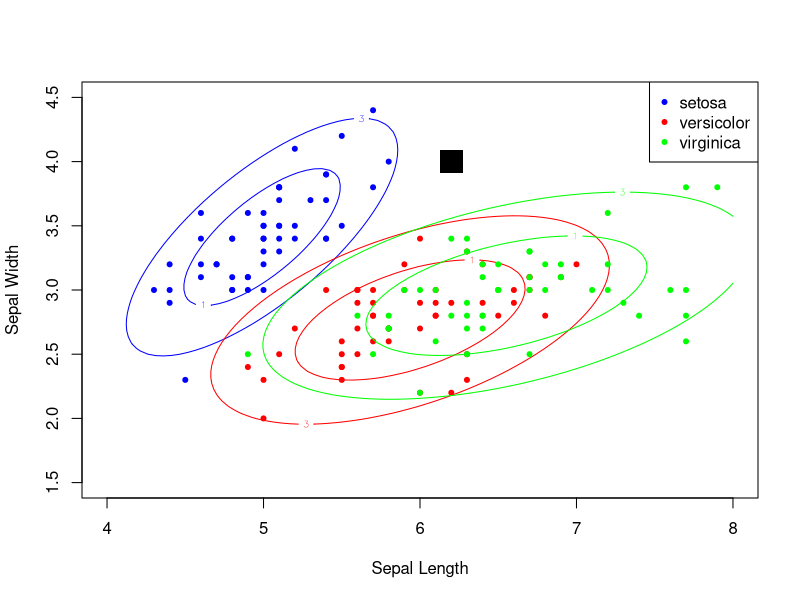

The R source for this figure: (Note: this script raises an error after producing the figure.)
# Import Libraries
library(MASS)
library(magrittr)
library(mvtnorm)
set.seed(675)


# Create plot background
plot(NULL, pch=20, xlab='Sepal Length', ylab='Sepal Width', xlim=c(4,8), ylim=c(1.5,4.5))

species <- c("setosa", "versicolor", "virginica")
species_col <- c("blue", "red", "green")
names(species_col) <- species
legend("topright", species, pch=20, col=species_col)

ellipse <- function(s,t) {
    u <- c(s,t) - center
    u %*% sigma.inv %*% u / 2
}


##################### SINGLE TEST POINT ANALYSIS #####################
x0 <- c(6.2, 4)       # Test selection point
f0 <- rep(NA, 3)      # Function likelihood
names(f0) <- species

# Plot the projected points
for (i in species) {
    X <- iris[iris$Species == i, c("Sepal.Length", "Sepal.Width")]
    S <- cov(X)                # covariance of input columns above
    mu <- apply(X, 2, mean)    # mean of input columns above
    p <- rmvnorm(1000, mean=mu, sigma=S)   # multivariate simulation or random points using real data mean and vov
    center <- apply(p, 2, mean)            # center of simulated points
    sigma <- cov(p)                        # covariance simulated points
    sigma.inv <- solve(sigma, matrix(c(1,0,0,1), 2, 2)) # sigma inverse

    f0[i] <- dmvnorm(x0, mean=mu, sigma=sigma) # density function of multivariate normal for test sel. pt.

    n <- 100
    x <- seq(3, 8, length.out=n)
    y <- seq(1.5, 6, length.out=n)
    z <- mapply(ellipse, as.vector(rep(x,n)), as.vector(outer(rep(0,n), y, `+`)))
    contour(x,y, matrix(z,n,n), levels=c(1,3), col=species_col[i], add=TRUE, lty=1)
    points(X, pch=20, col=species_col[i])
}

# Plot the test central point
points(6.2,4, pch=15, col='black', cex=3)
prior.prob <- rep(1/3,3)           # Assign equal probabilities for each class
names(prior.prob) <- species       # Add column names for each class
Bayes.prob <- f0 * prior.prob / sum(f0 * prior.prob) # Compute Bayes prob
Bayes.prob <- round(Bayes.prob, 3)                   # Round off Bayes prob per class
# The point belongs to the class with the highest probability




##################### Evaluation Data #####################
Iris <- data.frame(rbind(iris3[,,1], iris3[,,2], iris3[,,3]), 
                   Sp = rep(c("setosa", "versicolor", "virginica"), rep(50,3)))
# Train-test- split
train <- sort(sample(1:150, 100, replace= FALSE))
# test <- Iris[-train, ]
test <- setdiff(1:150, train)
table(Iris$Sp[train])
###############################################################


##################### Function to replicate LDA for multiple points #####################
# LDA <- function(n_components) {
#   model <- list(
#     n_components = n_components,
#     linear_discriminants = NULL
#   )
#   return(model)
# }

# lda_fit <- function(model, X, y) {
#   n_features <- ncol(X)
#   class_labels <- unique(y)

#   mean_overall <- colMeans(X)
#   SW <- matrix(0, n_features, n_features)
#   SB <- matrix(0, n_features, n_features)
#   for (c in class_labels) {
#     X_c <- X[y == c, ]
#     mean_c <- colMeans(X_c)
#     SW <- SW + t(X_c - mean_c) %*% (X_c - mean_c)
#     n_c <- nrow(X_c)
#     mean_diff <- matrix((mean_c - mean_overall), n_features, 1)
#     SB <- SB + n_c * (mean_diff) %*% t(mean_diff)
#   }

#   # Determine SW^-1 * SB
#   A <- solve(SW) %*% SB
#   # Get eigenvalues and eigenvectors of SW^-1 * SB
#   eigen <- eigen(A)
#   eigenvalues <- eigen$values
#   eigenvectors <- eigen$vectors
#   # sort eigenvalues high to low
#   idxs <- order(abs(eigenvalues), decreasing = TRUE)
#   eigenvalues <- eigenvalues[idxs]
#   eigenvectors <- eigenvectors[, idxs]
#   # store first n eigenvectors
#   model$linear_discriminants <- eigenvectors[, 1:model$n_components]
# }

# lda_transform <- function(model, X) {
#   # project data
#   return(X %*% model$linear_discriminants)
# }

library(Matrix)

# LDA model constructor
LDA <- function(n_components) {
  model <- list(
    n_components = n_components,
    discriminant_vectors = NULL,
    group_means = NULL,
    wccm = NULL
  )
  return(model)
}

within_scatter <- function(X, groups, class_feature_means) {
  n_features <- ncol(X)
  n_groups <- length(unique(groups))
  S_w <- matrix(0, nrow = n_features, ncol = n_features)
  
  for (c in unique(groups)) {
    class_indices <- which(groups == c)
    mean_subtracted <- t(X[class_indices, ] - class_feature_means[, as.integer(c)])
    S_w <- S_w + mean_subtracted %*% t(mean_subtracted)
  }
  
  return(S_w)
}

# Between-class scatter matrix calculation function
between_scatter <- function(X, groups, class_feature_means) {
  n_features <- ncol(X)
  n_groups <- length(unique(groups))
  
  between_class_scatter_matrix <- matrix(0, nrow = n_features, ncol = n_features)
  
  for (c in unique(groups)) {
    class_indices <- which(groups == c)
    mc <- matrix(class_feature_means[, as.integer(c)], ncol = 1)  # Reshape mc as a column vector
    m <- matrix(colMeans(X), ncol = 1)  # Reshape m as a column vector
    between_class_scatter_matrix <- between_class_scatter_matrix + nrow(X[class_indices, ]) * (mc - m) %*% t(mc - m)
  }
  
  return(between_class_scatter_matrix)
}


# LDA fitting function
lda_fit <- function(model, X, groups) {
  # Check if target variable is a factor
  if (!is.factor(groups)) {
    stop("Target variable must be a factor.")
  }
  
  # Extract number of components and dimensions
  n_components <- model$n_components
  n_features <- ncol(X)
  
  # Calculate class means
  group_means <- sapply(unique(groups), function(g) colMeans(X[groups == g, ]))
  
  # Calculate within-class covariance matrix
  S_w <- within_scatter(X, groups, group_means)
  
  # Calculate between-class scatter matrix
  S_b <- between_scatter(X, groups, group_means)
  
  # Solve the generalized eigenvalue problem
  eigen_decomp <- eigen(solve(S_w) %*% S_b)
  
  # Extract leading eigenvectors (up to max n_components)
  discriminant_vectors <- eigen_decomp$vectors[, 1:min(ncol(S_b), n_components)]

  # Calculate within-class covariance matrix for each class
  within_class_covariance_matrices <- lapply(unique(groups), function(g) {
    X_class <- X[groups == g, ]
    cov(X_class)
  })
  
  # Update model properties
  model$group_means <- group_means
  model$S_w <- S_w
  model$discriminant_vectors <- discriminant_vectors
  model$wccm <- within_class_covariance_matrices
  
  return(model)
}



# LDA transformation function
# lda_transform <- function(model, X_test) {
#   # Ensure all properties are set
#   if (is.null(model$discriminant_vectors)) {
#     stop("Model needs to be fitted before transformation.")
#   }
  
#   # Extract number of eigenvectors and test data
#   w_matrix <- model$discriminant_vectors
#   n_eigens <- model$n_components
  
#   # Project data onto LDA subspace
#   discriminant_scores <- as.matrix(X_test %*% (w_matrix))
  
#   # Calculate class probabilities
#   class_probs <- matrix(0, nrow = nrow(discriminant_scores), ncol = ncol(w_matrix) + 1)

#   for (i in 1:nrow(discriminant_scores)) {
#     for (j in 1:(ncol(w_matrix) + 1)) {
#       class_probs[i, j] <- sum(dnorm(discriminant_scores[i, ], 
#                                      mean = colMeans(discriminant_scores),
#                                      sd = apply(discriminant_scores, 2, sd))) / (ncol(w_matrix) + 1)
#     }
#   }
  
#   # Predict class labels based on maximum probability
#   predicted_classes <- apply(class_probs, 1, which.max)
#   print(class_probs)
  
#   return(predicted_classes)
# }

# lda_transform <- function(model, X_test) {
#   # Check if the model has been fitted
#   if (is.null(model$discriminant_vectors)) {
#     stop("Model needs to be fitted before transformation.")
#   }
  
#   # Extract discriminant vectors from the model
#   discriminant_vectors <- model$discriminant_vectors
  
#   # Project test data onto the discriminant subspace
#   X_lda <- X_test %*% (discriminant_vectors)
#   print(model$group_means)
  
#   # Compute class probabilities for each test point
#   class_probs <- matrix(0, nrow = nrow(X_lda), ncol = ncol(discriminant_vectors) + 1)
#   for (i in 1:nrow(X_lda)) {
#     distances <- apply(discriminant_vectors, 2, function(w) sqrt(sum((X_lda[i, ] - w)^2)))
#     print(exp(-distances) / sum(exp(-distances)))
#     print(distances %*% model$S_w  )
#     # class_probs[i, ] <- exp(-distances) / sum(exp(-distances))
#   }
  
#   # Predict class labels based on maximum probability
#   class_probs <- apply(class_probs, 1, which.max)
#   return(class_probs)
# }


lda_transform <- function(model, X_test) {
  discriminant_vectors <- model$discriminant_vectors
  group_means <- model$group_means
  
  # Transform data to discriminant space
  X_transformed <- as.matrix(X_test) %*% discriminant_vectors
  
  # Calculate class means in discriminant space
  transformed_group_means <- sapply(unique(model$groups), function(g) {
    mean(X_transformed[model$groups == g, , drop = FALSE], na.rm = TRUE)
  })
  print(transformed_group_means)
  
  # Calculate class probabilities
  class_probs <- sapply(1:nrow(X_transformed), function(i) {
    probs <- sapply(1:length(unique(model$groups)), function(j) {
      cat(X_transformed[i, ], "\n", transformed_group_means, "\n")
      d <- sqrt(sum((X_transformed[i, ] - (transformed_group_means[j, ]))^2))
      1 / (1 + d) # Using a simple inverse distance-based approach for classification
    })
    probs / sum(probs)
  })
  
  return(class_probs)
}



# Example usage:
# Define your training data X_train and labels y_train




##################### Test Model on IRIS Dataset #####################
# Convert species names to numeric labels
species_labels <- unique(Iris$Sp)
label_encoding <- as.integer(factor(Iris$Sp, levels = species_labels))

# Check for missing values in features
missing_X_train <- any(is.na(X_train))
missing_X_test <- any(is.na(X_test))

# Split the dataset into features and targets
X_train <- as.matrix(Iris[train, 1:4])   # Features (Sepal.Length, Sepal.Width, Petal.Length, Petal.Width)
y_train <- label_encoding[train]         # Target variable
X_test <- as.matrix(Iris[test, 1:4])
y_test <- label_encoding[test]

# Convert the encoded labels back to species names for reference (if needed)
# species_names <- species_labels[label_encoding]


# Create and fit LDA model
lda_model <- LDA(n_components = 2)
lda_model <- lda_fit(lda_model, X_train, factor(y_train))
y_pred <- lda_transform(lda_model, X_test)

# print(dim(lda_mod$linear_discriminants))
print(y_pred)
print(y_test)








##################### Multi-point classification with LDA MASS #####################

# print(train)

# Fit lda model on 4 features. Can also work with less features but more features improves predictions
# mod <- lda(Sp ~ Sepal.L.+Sepal.W.+Petal.L.+Petal.W., Iris, prior = c(1,1,1)/3, subset=train)
# pred_class <- predict(mod, test)$class                     # Perform predictions
# cfm = cbind.data.frame(pred_class, Actual_class=test$Sp)   # Confusion matrix
# print(table(cfm))


